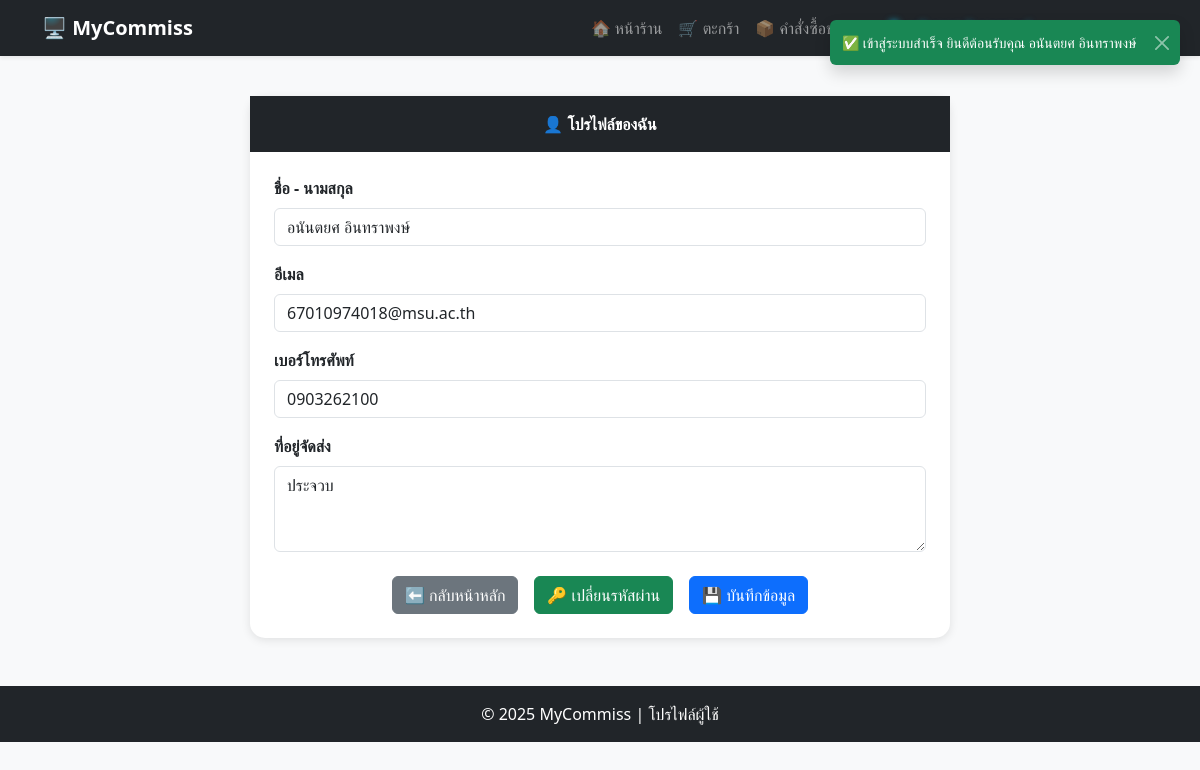
Page /user/profile.php (signed in) on the committed database.
### tables this page shows
CREATE TABLE `customers` (
  `customer_id` int(11) NOT NULL,
  `name` varchar(255) NOT NULL,
  `email` varchar(255) DEFAULT NULL,
  `password` varchar(255) DEFAULT NULL,
  `phone` varchar(10) DEFAULT NULL,
  `address` text DEFAULT NULL,
  `created_at` timestamp NOT NULL DEFAULT current_timestamp()
);

### user/profile.php (the view, shortened to what this page needs)
<?php
include("connectdb.php");
$customer_id = $_SESSION['customer_id'];
$stmt = $conn->prepare("SELECT * FROM customers WHERE customer_id = ?");
$stmt->execute([$customer_id]);
$user = $stmt->fetch(PDO::FETCH_ASSOC);
?>
<!DOCTYPE html>
<html lang="th">
<head>
  <link href="https://cdn.jsdelivr.net/npm/bootstrap@5.3.2/dist/css/bootstrap.min.css" rel="stylesheet">
</head>
<body>
<?php include("navbar_user.php"); ?>
<div class="toast-container">
  <?php if (isset($_SESSION['toast_success'])): ?>
    <div class="toast align-items-center text-bg-success border-0 show" role="alert" aria-live="assertive" aria-atomic="true">
      <div class="d-flex">
        <div class="toast-body"><?= $_SESSION['toast_success'] ?></div>
        <button type="button" class="btn-close btn-close-white me-2 m-auto" data-bs-dismiss="toast"></button>
      </div>
    </div>
  <?php endif; ?>
</div>
<div class="container">
  <div class="profile-card">
    <div class="card-header text-center py-3">👤 โปรไฟล์ของฉัน</div>
    <div class="card-body p-4">
      <form method="POST">
        <div class="mb-3">
          <label class="form-label fw-semibold">ชื่อ - นามสกุล</label>
          <input type="text" name="name" value="<?= htmlspecialchars($user['name']) ?>" class="form-control" required>
        </div>
        <div class="mb-3">
          <label class="form-label fw-semibold">อีเมล</label>
          <input type="email" name="email" value="<?= htmlspecialchars($user['email']) ?>" class="form-control" required>
        </div>
        <div class="mb-3">
          <label class="form-label fw-semibold">เบอร์โทรศัพท์</label>
          <input type="text" name="phone" value="<?= htmlspecialchars($user['phone']) ?>"
                 class="form-control" maxlength="10" pattern="[0-9]{10}"
                 oninput="this.value=this.value.replace(/[^0-9]/g,'').slice(0,10);" required>
        </div>
        <div class="mb-3">
          <label class="form-label fw-semibold">ที่อยู่จัดส่ง</label>
          <textarea name="address" rows="3" class="form-control"><?= htmlspecialchars($user['address']) ?></textarea>
        </div>
        <div class="d-flex justify-content-center align-items-center gap-3 mt-4 flex-wrap">
          <a href="index.php" class="btn btn-secondary">⬅️ กลับหน้าหลัก</a>
          <a href="change_password.php" class="btn btn-success">🔑 เปลี่ยนรหัสผ่าน</a>
          <button type="submit" class="btn btn-primary">💾 บันทึกข้อมูล</button>
        </div>
      </form>
    </div>
  </div>
</div>
<footer class="text-center py-3 mt-5 bg-dark text-white">
  © <?= date('Y') ?> MyCommiss | โปรไฟล์ผู้ใช้
</footer>
</body>
</html>

### user/profile.php (style rules this page uses)
body { background-color: #f8f9fa; }
.profile-card { max-width: 700px; margin: 40px auto; background: #fff; border-radius: 15px; box-shadow: 0 2px 10px rgba(0,0,0,0.1); }
.card-header { background: #212529; color: #fff; font-weight: bold; border-radius: 15px 15px 0 0; }
.toast-container { position: fixed; top: 20px; right: 20px; z-index: 9999; }

### rows in the picture
customers: name "อนันตยศ อินทราพงษ์", email "67010974018@msu.ac.th", phone "0903262100", address "ประจวบ"

### other values in the picture
$_SESSION['toast_success'] "✅ เข้าสู่ระบบสำเร็จ ยินดีต้อนรับคุณ อนันตยศ อินทราพงษ์"
